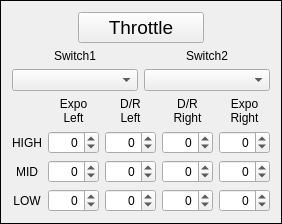
        <widget class="QFrame" name="THR_Frame">
         <property name="frameShape">
          <enum>QFrame::Panel</enum>
         </property>
         <property name="frameShadow">
          <enum>QFrame::Plain</enum>
         </property>
         <layout class="QGridLayout" name="gridLayout_13">
          <item row="3" column="0" colspan="2">
           <widget class="QComboBox" name="THR_edrSw1"/>
          </item>
          <item row="3" column="2" colspan="2">
           <widget class="QComboBox" name="THR_edrSw2"/>
          </item>
          <item row="4" column="0" colspan="4">
           <layout class="QGridLayout" name="gridLayout_14">
            <item row="0" column="2">
             <widget class="QLabel" name="label_58">
              <property name="text">
               <string>D/R
Left</string>
              </property>
              <property name="alignment">
               <set>Qt::AlignCenter</set>
              </property>
             </widget>
            </item>
            <item row="0" column="3">
             <widget class="QLabel" name="label_59">
              <property name="text">
               <string>D/R
Right</string>
              </property>
              <property name="alignment">
               <set>Qt::AlignCenter</set>
              </property>
             </widget>
            </item>
            <item row="0" column="4">
             <widget class="QLabel" name="label_60">
              <property name="text">
               <string>Expo
Right</string>
              </property>
              <property name="alignment">
               <set>Qt::AlignCenter</set>
              </property>
             </widget>
            </item>
            <item row="1" column="0">
             <widget class="QLabel" name="label_61">
              <property name="text">
               <string>HIGH</string>
              </property>
              <property name="alignment">
               <set>Qt::AlignCenter</set>
              </property>
             </widget>
            </item>
            <item row="1" column="1">
             <widget class="QSpinBox" name="THR_ExpoLHi">
              <property name="alignment">
               <set>Qt::AlignRight|Qt::AlignTrailing|Qt::AlignVCenter</set>
              </property>
              <property name="accelerated">
               <bool>true</bool>
              </property>
              <property name="minimum">
               <number>-100</number>
              </property>
              <property name="maximum">
               <number>100</number>
              </property>
             </widget>
            </item>
            <item row="1" column="2">
             <widget class="QSpinBox" name="THR_DrLHi">
              <property name="alignment">
               <set>Qt::AlignRight|Qt::AlignTrailing|Qt::AlignVCenter</set>
              </property>
              <property name="accelerated">
               <bool>true</bool>
              </property>
              <property name="minimum">
               <number>-100</number>
              </property>
              <property name="maximum">
               <number>100</number>
              </property>
             </widget>
            </item>
            <item row="1" column="3">
             <widget class="QSpinBox" name="THR_DrRHi">
              <property name="alignment">
               <set>Qt::AlignRight|Qt::AlignTrailing|Qt::AlignVCenter</set>
              </property>
              <property name="accelerated">
               <bool>true</bool>
              </property>
              <property name="minimum">
               <number>-100</number>
              </property>
              <property name="maximum">
               <number>100</number>
              </property>
             </widget>
            </item>
            <item row="1" column="4">
             <widget class="QSpinBox" name="THR_ExpoRHi">
              <property name="alignment">
               <set>Qt::AlignRight|Qt::AlignTrailing|Qt::AlignVCenter</set>
              </property>
              <property name="accelerated">
               <bool>true</bool>
              </property>
              <property name="minimum">
               <number>-100</number>
              </property>
              <property name="maximum">
               <number>100</number>
              </property>
             </widget>
            </item>
            <item row="2" column="0">
             <widget class="QLabel" name="label_62">
              <property name="text">
               <string>MID</string>
              </property>
              <property name="alignment">
               <set>Qt::AlignCenter</set>
              </property>
             </widget>
            </item>
            <item row="2" column="1">
             <widget class="QSpinBox" name="THR_ExpoLMid">
              <property name="alignment">
               <set>Qt::AlignRight|Qt::AlignTrailing|Qt::AlignVCenter</set>
              </property>
              <property name="accelerated">
               <bool>true</bool>
              </property>
              <property name="minimum">
               <number>-100</number>
              </property>
              <property name="maximum">
               <number>100</number>
              </property>
             </widget>
            </item>
            <item row="2" column="2">
             <widget class="QSpinBox" name="THR_DrLMid">
              <property name="alignment">
               <set>Qt::AlignRight|Qt::AlignTrailing|Qt::AlignVCenter</set>
              </property>
              <property name="accelerated">
               <bool>true</bool>
              </property>
              <property name="minimum">
               <number>-100</number>
              </property>
              <property name="maximum">
               <number>100</number>
              </property>
             </widget>
            </item>
            <item row="2" column="3">
             <widget class="QSpinBox" name="THR_DrRMid">
              <property name="alignment">
               <set>Qt::AlignRight|Qt::AlignTrailing|Qt::AlignVCenter</set>
              </property>
              <property name="accelerated">
               <bool>true</bool>
              </property>
              <property name="minimum">
               <number>-100</number>
              </property>
              <property name="maximum">
               <number>100</number>
              </property>
             </widget>
            </item>
            <item row="2" column="4">
             <widget class="QSpinBox" name="THR_ExpoRMid">
              <property name="alignment">
               <set>Qt::AlignRight|Qt::AlignTrailing|Qt::AlignVCenter</set>
              </property>
              <property name="accelerated">
               <bool>true</bool>
              </property>
              <property name="minimum">
               <number>-100</number>
              </property>
              <property name="maximum">
               <number>100</number>
              </property>
             </widget>
            </item>
            <item row="3" column="0">
             <widget class="QLabel" name="label_63">
              <property name="text">
               <string>LOW</string>
              </property>
              <property name="alignment">
               <set>Qt::AlignCenter</set>
              </property>
             </widget>
            </item>
            <item row="3" column="1">
             <widget class="QSpinBox" name="THR_ExpoLLow">
              <property name="alignment">
               <set>Qt::AlignRight|Qt::AlignTrailing|Qt::AlignVCenter</set>
              </property>
              <property name="accelerated">
               <bool>true</bool>
              </property>
              <property name="minimum">
               <number>-100</number>
              </property>
              <property name="maximum">
               <number>100</number>
              </property>
             </widget>
            </item>
            <item row="3" column="2">
             <widget class="QSpinBox" name="THR_DrLLow">
              <property name="alignment">
               <set>Qt::AlignRight|Qt::AlignTrailing|Qt::AlignVCenter</set>
              </property>
              <property name="accelerated">
               <bool>true</bool>
              </property>
              <property name="minimum">
               <number>-100</number>
              </property>
              <property name="maximum">
               <number>100</number>
              </property>
             </widget>
            </item>
            <item row="3" column="3">
             <widget class="QSpinBox" name="THR_DrRLow">
              <property name="alignment">
               <set>Qt::AlignRight|Qt::AlignTrailing|Qt::AlignVCenter</set>
              </property>
              <property name="accelerated">
               <bool>true</bool>
              </property>
              <property name="minimum">
               <number>-100</number>
              </property>
              <property name="maximum">
               <number>100</number>
              </property>
             </widget>
            </item>
            <item row="3" column="4">
             <widget class="QSpinBox" name="THR_ExpoRLow">
              <property name="alignment">
               <set>Qt::AlignRight|Qt::AlignTrailing|Qt::AlignVCenter</set>
              </property>
              <property name="accelerated">
               <bool>true</bool>
              </property>
              <property name="minimum">
               <number>-100</number>
              </property>
              <property name="maximum">
               <number>100</number>
              </property>
             </widget>
            </item>
            <item row="0" column="1">
             <widget class="QLabel" name="label_57">
              <property name="text">
               <string>Expo
Left</string>
              </property>
              <property name="alignment">
               <set>Qt::AlignCenter</set>
              </property>
             </widget>
            </item>
           </layout>
          </item>
          <item row="2" column="0" colspan="2">
           <widget class="QLabel" name="label_40">
            <property name="text">
             <string>Switch1</string>
            </property>
            <property name="alignment">
             <set>Qt::AlignCenter</set>
            </property>
           </widget>
          </item>
          <item row="2" column="2" colspan="2">
           <widget class="QLabel" name="label_41">
            <property name="text">
             <string>Switch2</string>
            </property>
            <property name="alignment">
             <set>Qt::AlignCenter</set>
            </property>
           </widget>
          </item>
          <item row="0" column="1" colspan="2">
           <widget class="QPushButton" name="pushButton_2">
            <property name="font">
             <font>
              <pointsize>14</pointsize>
             </font>
            </property>
            <property name="text">
             <string>Throttle</string>
            </property>
           </widget>
          </item>
         </layout>
        </widget>
